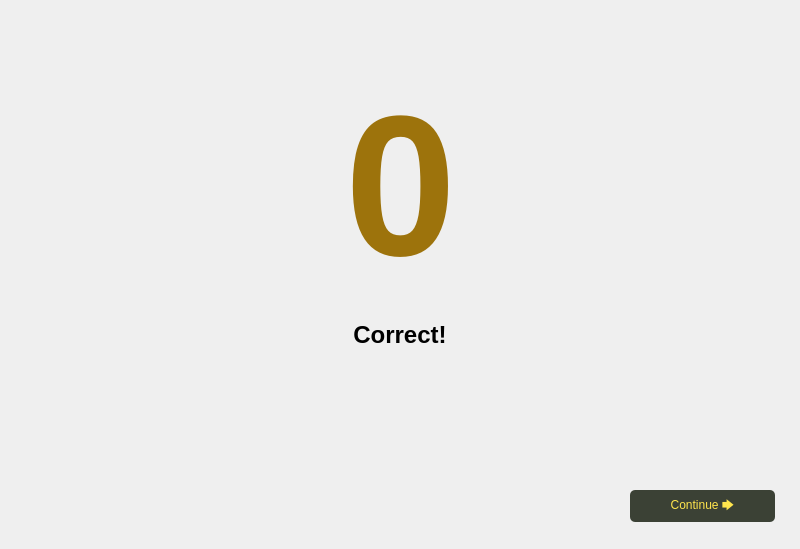
<?xml version="1.0" encoding="UTF-8"?>
<ui version="4.0">
 <class>QuizSimulation</class>
 <widget class="QWidget" name="QuizSimulation">
  <property name="geometry">
   <rect>
    <x>0</x>
    <y>0</y>
    <width>800</width>
    <height>549</height>
   </rect>
  </property>
  <property name="windowTitle">
   <string>Form</string>
  </property>
  <property name="styleSheet">
   <string notr="true"/>
  </property>
  <widget class="QPushButton" name="Continue">
   <property name="geometry">
    <rect>
     <x>630</x>
     <y>490</y>
     <width>145</width>
     <height>32</height>
    </rect>
   </property>
   <property name="styleSheet">
    <string notr="true">QPushButton {
	border-radius: 5px;
}

QPushButton:enabled {
	background-color: #3b4135;
	color: #ffe54d;
}

QPushButton:enabled:hover {
	background-color: #5d6754;
}

QPushButton:enabled:pressed {
	background-color: #808d73;
}

QPushButton:disabled {
	background-color: #bdbdbd;
	color: #9f9f9f;
	border: 0px;
}</string>
   </property>
   <property name="text">
    <string>Continue 🡆</string>
   </property>
  </widget>
  <widget class="QLabel" name="Score">
   <property name="geometry">
    <rect>
     <x>0</x>
     <y>60</y>
     <width>801</width>
     <height>251</height>
    </rect>
   </property>
   <property name="palette">
    <palette>
     <active>
      <colorrole role="WindowText">
       <brush brushstyle="SolidPattern">
        <color alpha="255">
         <red>157</red>
         <green>115</green>
         <blue>12</blue>
        </color>
       </brush>
      </colorrole>
      <colorrole role="Text">
       <brush brushstyle="SolidPattern">
        <color alpha="255">
         <red>157</red>
         <green>115</green>
         <blue>12</blue>
        </color>
       </brush>
      </colorrole>
      <colorrole role="ButtonText">
       <brush brushstyle="SolidPattern">
        <color alpha="255">
         <red>157</red>
         <green>115</green>
         <blue>12</blue>
        </color>
       </brush>
      </colorrole>
      <colorrole role="PlaceholderText">
       <brush brushstyle="SolidPattern">
        <color alpha="128">
         <red>157</red>
         <green>115</green>
         <blue>12</blue>
        </color>
       </brush>
      </colorrole>
     </active>
     <inactive>
      <colorrole role="WindowText">
       <brush brushstyle="SolidPattern">
        <color alpha="255">
         <red>157</red>
         <green>115</green>
         <blue>12</blue>
        </color>
       </brush>
      </colorrole>
      <colorrole role="Text">
       <brush brushstyle="SolidPattern">
        <color alpha="255">
         <red>157</red>
         <green>115</green>
         <blue>12</blue>
        </color>
       </brush>
      </colorrole>
      <colorrole role="ButtonText">
       <brush brushstyle="SolidPattern">
        <color alpha="255">
         <red>157</red>
         <green>115</green>
         <blue>12</blue>
        </color>
       </brush>
      </colorrole>
      <colorrole role="PlaceholderText">
       <brush brushstyle="SolidPattern">
        <color alpha="128">
         <red>157</red>
         <green>115</green>
         <blue>12</blue>
        </color>
       </brush>
      </colorrole>
     </inactive>
     <disabled>
      <colorrole role="WindowText">
       <brush brushstyle="SolidPattern">
        <color alpha="255">
         <red>157</red>
         <green>115</green>
         <blue>12</blue>
        </color>
       </brush>
      </colorrole>
      <colorrole role="Text">
       <brush brushstyle="SolidPattern">
        <color alpha="255">
         <red>157</red>
         <green>115</green>
         <blue>12</blue>
        </color>
       </brush>
      </colorrole>
      <colorrole role="ButtonText">
       <brush brushstyle="SolidPattern">
        <color alpha="255">
         <red>157</red>
         <green>115</green>
         <blue>12</blue>
        </color>
       </brush>
      </colorrole>
      <colorrole role="PlaceholderText">
       <brush brushstyle="SolidPattern">
        <color alpha="128">
         <red>157</red>
         <green>115</green>
         <blue>12</blue>
        </color>
       </brush>
      </colorrole>
     </disabled>
    </palette>
   </property>
   <property name="font">
    <font>
     <pointsize>150</pointsize>
     <bold>true</bold>
    </font>
   </property>
   <property name="styleSheet">
    <string notr="true">color: #9d730c;</string>
   </property>
   <property name="text">
    <string>0</string>
   </property>
   <property name="alignment">
    <set>Qt::AlignCenter</set>
   </property>
  </widget>
  <widget class="QLabel" name="rightWrongLabel">
   <property name="geometry">
    <rect>
     <x>340</x>
     <y>310</y>
     <width>120</width>
     <height>50</height>
    </rect>
   </property>
   <property name="font">
    <font>
     <pointsize>18</pointsize>
     <bold>true</bold>
    </font>
   </property>
   <property name="text">
    <string>Correct!</string>
   </property>
   <property name="alignment">
    <set>Qt::AlignCenter</set>
   </property>
  </widget>
  <zorder>Score</zorder>
  <zorder>Continue</zorder>
  <zorder>rightWrongLabel</zorder>
 </widget>
 <resources/>
 <connections/>
</ui>
